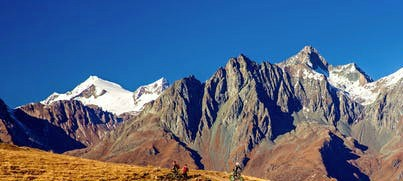
#> input picture Prelim_test/mountain_one.jpg, 403 x 181 px
$ python test_orb_stitching_twoimages.py
#> lines starting #> are read from the running program, lines starting #| are printed output that depends on the picture
#!/usr/bin/env python3
import numpy as np
import cv2
import math
import time
from matplotlib import pyplot as plt

## Date Last Modified: 10/28/18
# Justin Alvey

## Purpose: To test the ORB stitchiing strategy available through the OpenCV library

# ORB is an efficient alternative to SIFT or SURF, both in computation cost, performance
# in locating image feature similarities, and since it has no patents.

# ORB Features:
# 1.) cv2.ORB_create() - Constructor
# 2.) orb.detect(img, None) - Locate the high-variance locations in the image
# 3.) orb.compute(img, keypoints) - Computes Descriptors or the pixel intensity comparisons
#     BRIEF - Binary Robust Independent Elementary Features ...
#     ORB builds on this heritage of feature matching called FAST and BRIEF

# Timing Analysis to see the O(n) running time of the algorithm
start = time.time()

## ORB Implementation - The Algorithm in Action
# Read in first image
# Mountain images have size 184 X 468
# Door (radiometric) images have size
img1 = cv2.imread('mountain_one.jpg')
#> img1 is the input picture: shape (181, 403, 3); mean B, G, R 134, 103.7, 84.2
img2 = cv2.imread('mountain_two.jpg')
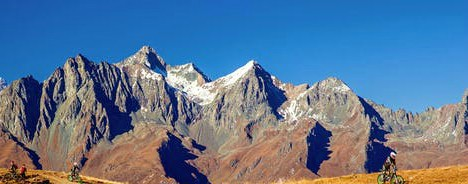
#> input picture Prelim_test/mountain_two.jpg, 468 x 184 px
#> img2 is the input picture: shape (184, 468, 3); mean B, G, R 148.3, 119.3, 93.4

# Initialization of the Feature Detector
orb = cv2.ORB_create()

# Locate keypoints in the image
kp = orb.detect(img1,None)
#> kp = 433 keypoints; strongest (x, y, size): (103, 109, 31), (74, 99, 31), (369, 81, 31), (112, 115, 31)
kp2 = orb.detect(img2,None)
#> kp2 = 433 keypoints; strongest (x, y, size): (207, 81, 31), (205, 80, 31), (149, 65, 31), (282, 117, 31)

# Calculate descriptors for the image
kp, desc = orb.compute(img1,kp)
kp2, desc2 = orb.compute(img2,kp2)

# Create BFMatcher object for Matching Images
bf = cv2.BFMatcher(cv2.NORM_HAMMING,crossCheck=True)

# Match Descriptor, Similar Features between 2 Images
matches = bf.match(desc,desc2)
#> matches = 211 matches

# Sort the matches in order of distance for sitching/meshing
matches_final = sorted(matches, key = lambda x:x.distance)
#> matches_final = 211 matches

# Remove "BAD" matches (85% threshold, only keep top 15% of matches)
goodMatches = int(len(matches_final)*0.15)
#> goodMatches = 31
matches_final = matches_final[:goodMatches]
#> matches_final = 31 matches

# Draw the Keypoints in the image
img3 = cv2.drawMatches(img1,kp,img2,kp2,matches_final,None,flags=2)
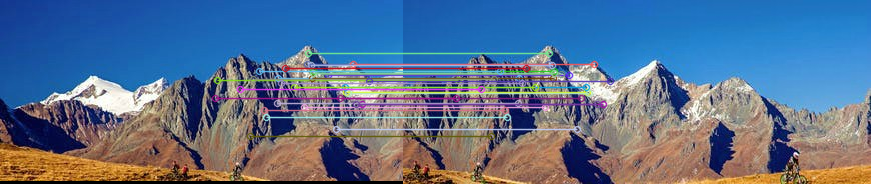
#> img3: shape (184, 871, 3); mean B, G, R 141.5, 112.4, 91
cv2.imwrite("output3.jpg",img3)

## Show final Panorama of the Image
# Use RANSAC algorithm to find Homography (translation+rotation) matrix
points1 = np.zeros((len(matches),2), dtype=np.float32) # Initialization
#> points1 = 211 pairs, first value 0 to 0, second value 0 to 0
points2 = np.zeros((len(matches),2), dtype=np.float32) # Initialization
#> points2 = 211 pairs, first value 0 to 0, second value 0 to 0
for x, match in enumerate(matches):
    points1[x,:] = kp[match.queryIdx].pt
    points2[x,:] = kp2[match.trainIdx].pt
#> after the loop, points1 = 211 pairs, first value 54 to 369, second value 48.96 to 147; points2 = 211 pairs, first value 40.8 to 384.5, second value 48.96 to 147

# Find Homography Matrix
h_matrix, mask = cv2.findHomography(points1,points2,cv2.RANSAC,5.0)
#> h_matrix = [[1.01, 0.00295, -164.6], [-0.000509, 1.01, 0.0158], [2.45e-05, 2.34e-05, 1]]; mask = 211 values, max 1 at index 1, min 0 at index 0, mean 0.858

# Method 2: Stitch of similarities + original images
# Show final Panorama of the Image
result = cv2.warpPerspective(img1,h_matrix,(img1.shape[1] + img2.shape[1], img1.shape[0]))
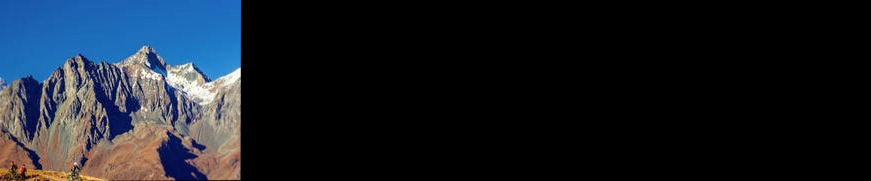
#> result: shape (181, 871, 3); mean B, G, R 37.9, 29.9, 24.1
corrected_img = []

# Where does the first match occur? Have yet to find.
# Construct Finished Image
#corrected_img[0:result] = img1

# Display Matches between the two images
cv2.imwrite("Matches.jpg",result)
print(result)
#> (printed output is left out)

#plt.subplot(122),
plt.imshow(result)
plt.title('Warped Image')
plt.show(); plt.figure()

# Extend Image 2
#> (the run stopped early here; a loop or call above may not have finished)
